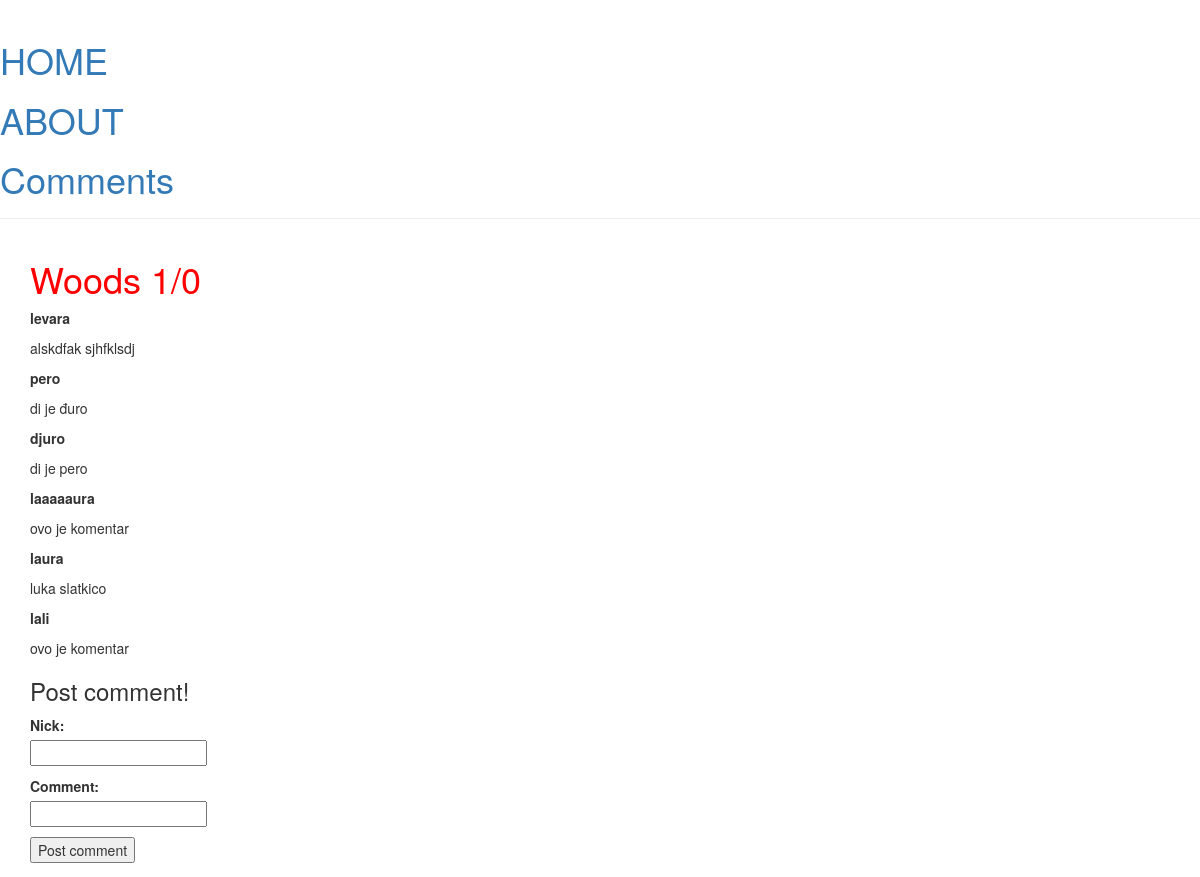
Page /slikice/2 on the committed database.
### imgs/models.py (models this page shows, shortened)
class Image(models.Model):
    title = models.CharField(max_length=255, unique=True, blank=False)
    url = models.CharField(max_length=512)
    description = models.TextField(blank=True)
    pub_date = models.DateTimeField('Published at')
    upvotes = models.IntegerField(default=0)
    downvotes = models.IntegerField(default=0)

class Comment(models.Model):
    image = models.ForeignKey(Image, on_delete=models.CASCADE)
    text = models.TextField(blank=False)
    nick = models.CharField(max_length=128, blank=False)

### imgs/views.py (the view)
# urls.py: path('slikice/<int:image_id>', views.detail, name="detail"),
def detail(request, image_id):
    image = get_object_or_404(Image,pk=image_id)
    context = {
        'image': image,
        'comments': image.comment_set.all()
    }
    return render(request, 'imgs/detail.html', context)

### imgs/templates/imgs/detail.html (shortened to what this page needs)
{% extends 'imgs/base.html' %}
{% block content %}
{% if image %}
    <h1>{{ image.title }} {{ image.upvotes }}/{{ image.downvotes }}</h1>
    <div>
        {% for comment in comments %}
            <p><strong>{{ comment.nick }}</strong></p>
            <p>{{ comment.text }}</p>
        {% endfor %}
        <div>
            <h3>Post comment!</h3>
            <form action="{% url 'post_comment' image.id %}" method="post">
                <p>
                    <label for="comment_nick">Nick: </label> <br>
                    <input type="text" name="nick" id="comment_nick">
                </p>
                <p>
                    <label for="comment_text">Comment: </label> <br>
                    <input type="text" name="text" id="comment_text">
                </p>
                <input type="submit" value="Post comment">
            </form>
        </div>
    </div>
{% else %}
    <p>No images in database!</p>
{% endif %}
{% endblock %}

### imgs/static/imgs/style.css (style rules this page uses)
h1 { color: red; }

### rows in the picture
Image: title "Woods", upvotes "1", downvotes "0"
Comment: nick "levara", text "alskdfak sjhfklsdj"
Comment: nick "pero", text "di je đuro"
Comment: nick "djuro", text "di je pero"
Comment: nick "laaaaaura", text "ovo je komentar"
Comment: nick "laura", text "luka slatkico"
Comment: nick "lali", text "ovo je komentar"
